Frame 1 (no input): blank canvas, image omitted
Frame 60 (no input): blank canvas, image omitted
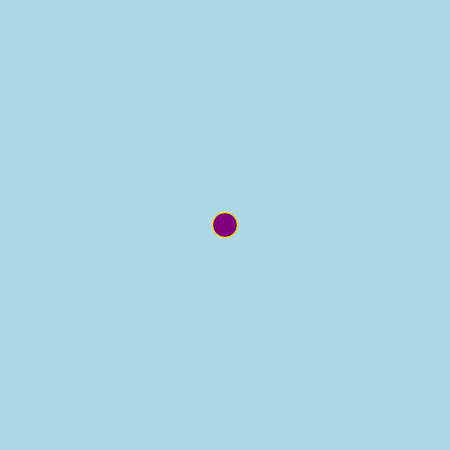
Frame 120 (the mouse pressed at the canvas centre since frame 60)

The p5.js sketch whose frames 1 and 60 were blank and that drew this single picture after the mouse press (run headless with seeded random() and noise() and a simulated clock; from frame 60 on, the mouse is pressed at the canvas centre):

// p5.js sketch
// ── sketch.js
function setup() {
    createCanvas(450, 450);
   background("lightblue");
  }
  
    function draw() {
  
    
  
    stroke("yellow");
    fill("purple");
  
    // console.log (mouseIsPressed);
  
    if (mouseIsPressed) {
      circle(mouseX, mouseY, 25, 25);
    }
  }
  
